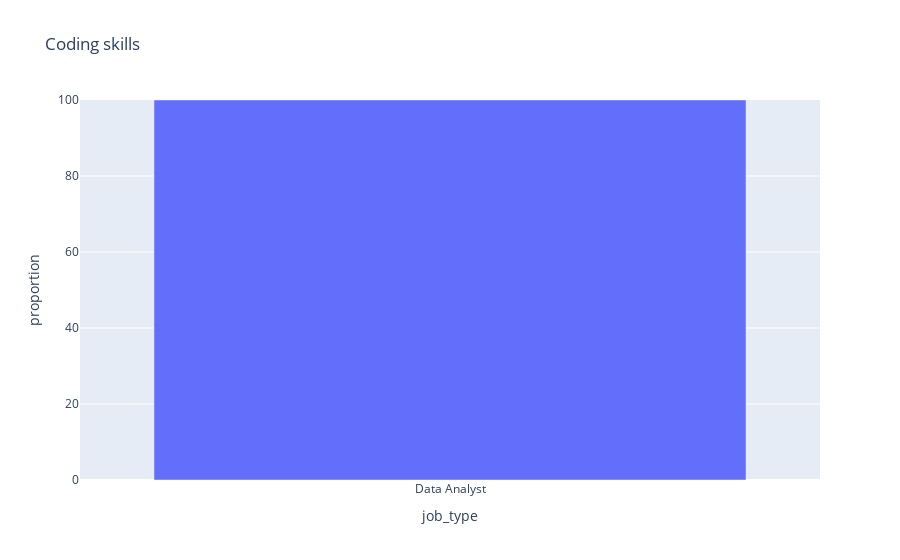

Notebook code cell kept with this figure:
### Code cell
import plotly
import plotly.express as px


fig = px.bar(job_type_share.reset_index(), x='job_type', y='proportion', title='Coding skills', labels={'skills': 'Skills', 'percent': 'Percentage of job applications'})
fig.update_yaxes(range=[0, 100])
fig.show()

### Figure 1 — Plotly figure (JSON) as saved in the notebook; plotly's stock layout.template omitted (floating-point values rounded to 4 significant figures)
{"data": [{"alignmentgroup": "True", "hovertemplate": "job_type=%{x}<br>proportion=%{y}<extra></extra>", "legendgroup": "", "marker": {"color": "#636efa", "pattern": {"shape": ""}}, "name": "", "offsetgroup": "", "orientation": "v", "showlegend": false, "textposition": "auto", "type": "bar", "x": ["Data Analyst"], "xaxis": "x", "y": [100], "yaxis": "y"}], "layout": {"barmode": "relative", "legend": {"tracegroupgap": 0}, "title": {"text": "Coding skills"}, "xaxis": {"anchor": "y", "domain": [0, 1], "title": {"text": "job_type"}}, "yaxis": {"anchor": "x", "domain": [0, 1], "range": [0, 100], "title": {"text": "proportion"}}}}
